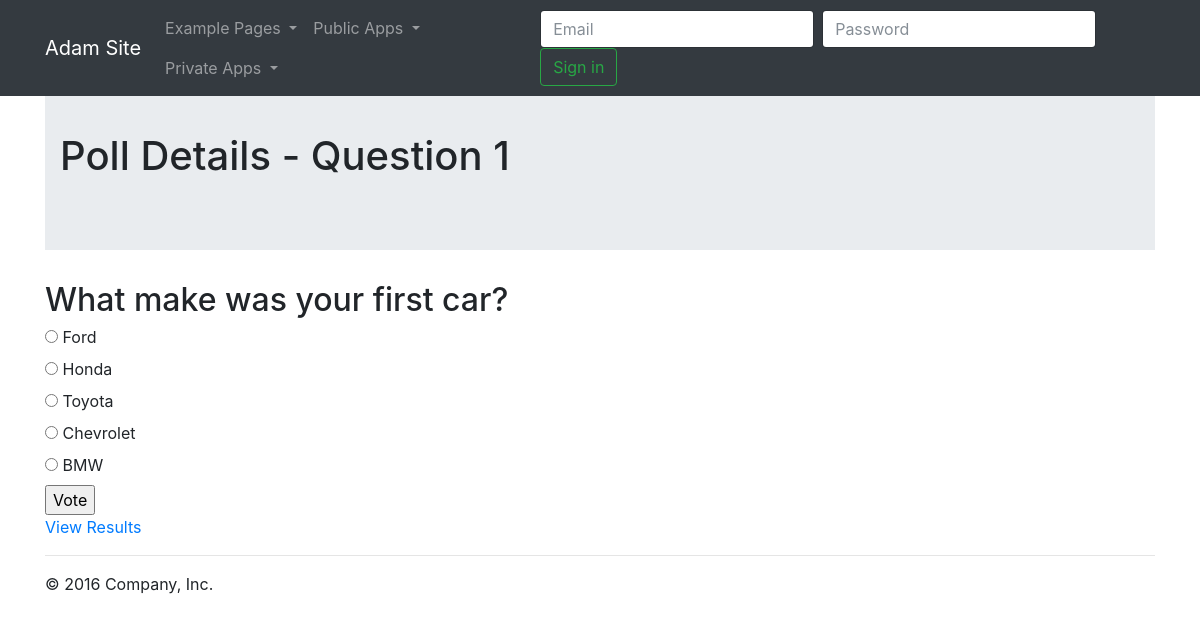
The page /polls/1/ on the database its author committed.
### webapp/models.py (models this page shows, shortened)
class Question(models.Model):
    question_text = models.CharField(max_length=200)
    pub_date = models.DateTimeField('date published')

class Choice(models.Model):
    question = models.ForeignKey(Question, on_delete=models.CASCADE)
    choice_text = models.CharField(max_length=200)
    votes = models.IntegerField(default=0)

### webapp/views.py (the view)
# urls.py: url(r'^(?P<question_id>[0-9]+)/$', views.polls_detail, name='detail'),
def polls_detail(request, question_id):
    question = get_object_or_404(Question, pk=question_id)
    context = {
        'question': question
    }
    return render(request, 'webapp/polls_detail.html', context=context)

### webapp/templates/webapp/polls_detail.html (shortened to what this page needs)
{%  extends "main.html" %}
{% block jumbotronContent %}
    <h1>Poll Details - Question {{ question.id }}</h1>
{% endblock %}
{% block bodyContent %}
    <h2>{{ question.question_text }}</h2>
    <form action="{% url 'polls:vote' question.id %}" method="post">
    {% for choice in question.choice_set.all %}
        <input type="radio" name="choice" id="choice{{ forloop.counter }}"
               value="{{ choice.id }}"/>
        <label for="choice{{ forloop.counter }}">{{ choice.choice_text }}</label><br/>
    {% endfor %}
    <input type="submit" value="Vote">
    </form>
    <a href="{% url 'polls:results' question.id %}">
        View Results
    </a>
{% endblock %}

### static/src/css/main.css (style rules this page uses)
body { min-height: 2000px; padding-top: 70px; }

### rows shown on the page
Question: id "1", question_text "What make was your first car?"
Choice: choice_text "Ford"
Choice: choice_text "Honda"
Choice: choice_text "Toyota"
Choice: choice_text "Chevrolet"
Choice: choice_text "BMW"
